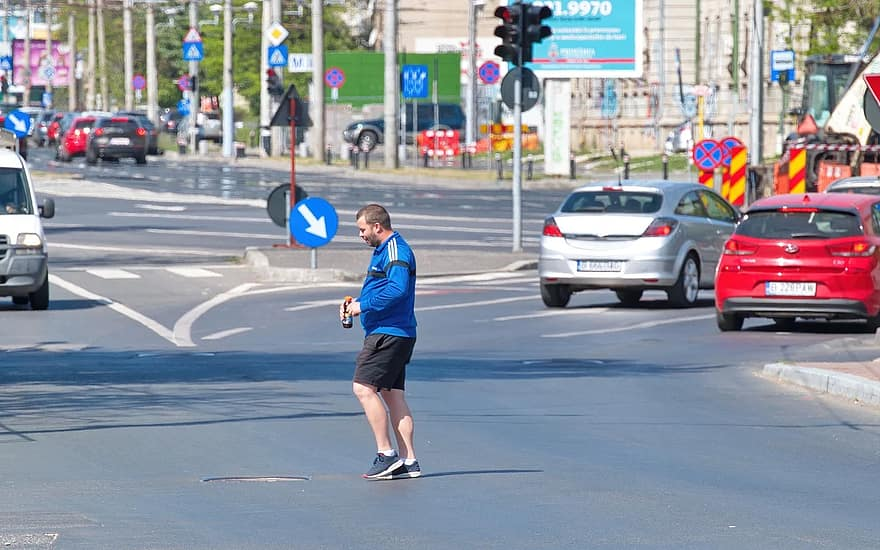
#> input picture shadow/personInRoad.jpg, 880 x 550 px
$ python remove-shadow.py
#> lines starting #> are read from the running program, lines starting #| are printed output that depends on the picture
import cv2 # For OpenCV modules (For Image I/O and Contour Finding)
import numpy as np # For general purpose array manipulation
import scipy.fftpack # For FFT2

#### imclearborder definition

# [51 lines left out: functions imclearborder, bwareaopen, not called in this run]

#### Main program

# Read in image
img = cv2.imread('personInRoad.jpg', 0)
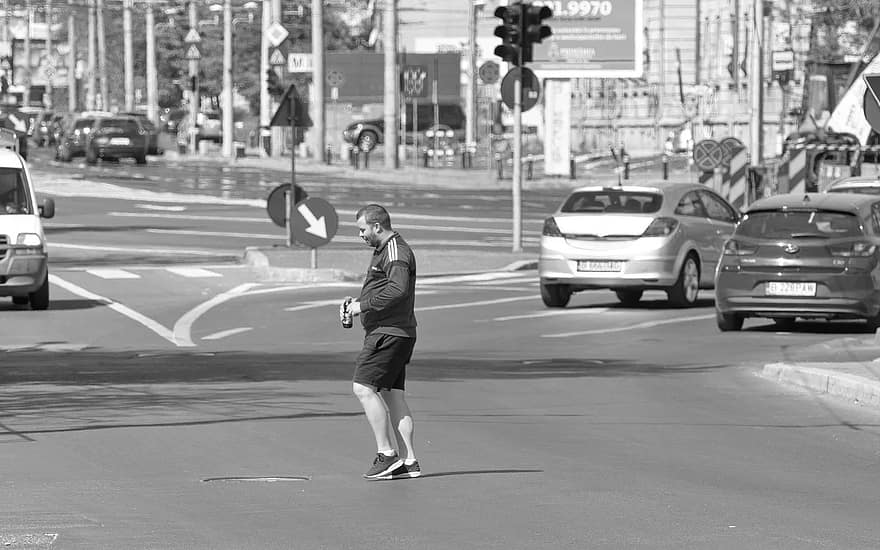
#> img: shape (550, 880); min 0, max 255, mean 147.6

# Number of rows and columns
rows = img.shape[0]
#> rows = 550
cols = img.shape[1]
#> cols = 880

# Remove some columns from the beginning and end
img = img[:, 59:cols-20]
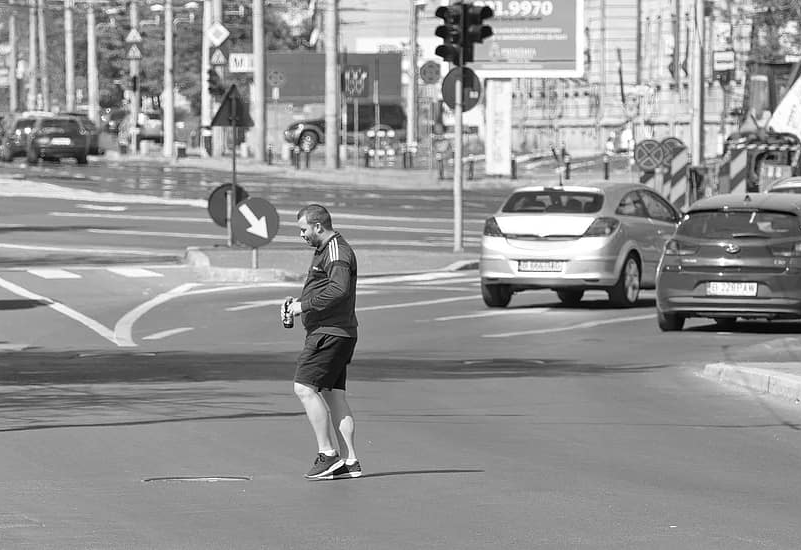
#> img: shape (550, 801); min 0, max 255, mean 148.2

# Number of rows and columns
rows = img.shape[0]
cols = img.shape[1]
#> cols = 801

# Convert image to 0 to 1, then do log(1 + I)
imgLog = np.log1p(np.array(img, dtype="float") / 255)
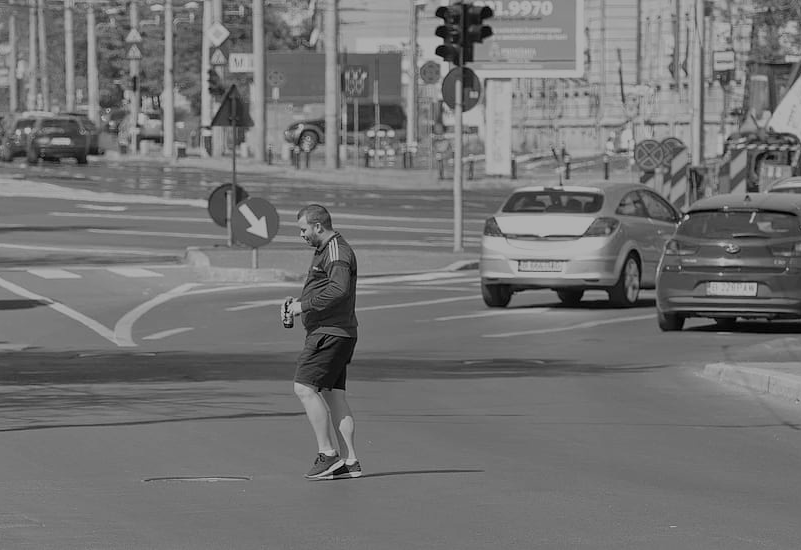
#> imgLog: shape (550, 801) float64; min 0, max 0.693, mean 0.451

# Create Gaussian mask of sigma = 10
M = 2*rows + 1
#> M = 1101
N = 2*cols + 1
#> N = 1603
sigma = 10
(X,Y) = np.meshgrid(np.linspace(0,N-1,N), np.linspace(0,M-1,M))
centerX = np.ceil(N/2)
#> centerX = 802
centerY = np.ceil(M/2)
#> centerY = 551
gaussianNumerator = (X - centerX)**2 + (Y - centerY)**2

# Low pass and high pass filters
Hlow = np.exp(-gaussianNumerator / (2*sigma*sigma))
Hhigh = 1 - Hlow

# Move origin of filters so that it's at the top left corner to
# match with the input image
HlowShift = scipy.fftpack.ifftshift(Hlow.copy())
HhighShift = scipy.fftpack.ifftshift(Hhigh.copy())

# Filter the image and crop
If = scipy.fftpack.fft2(imgLog.copy(), (M,N))
#> (the run stopped early here; a loop or call above may not have finished)
